Frame 1 (no input): blank canvas, image omitted
Frame 60 (no input): blank canvas, image omitted
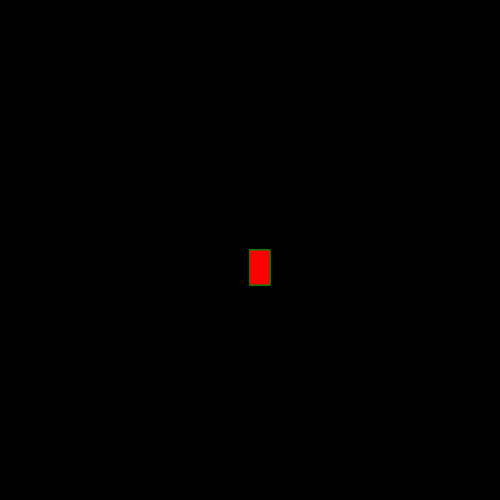
Frame 120 (the mouse pressed at the canvas centre since frame 60)

The p5.js sketch whose frames 1 and 60 were blank and that drew this single picture after the mouse press (run headless with seeded random() and noise() and a simulated clock; from frame 60 on, the mouse is pressed at the canvas centre):

// p5.js sketch
// ── sketch.js
function setup() {
    createCanvas(500, 500);
    background("black");
  }
  
  function draw() {
    
    
    stroke("green")
    fill("red")
    
    //console.log(mouseIsPressed);
    
    if(mouseIsPressed) {
    rect(mouseX, mouseY,20, 35);
      
    }
  }
